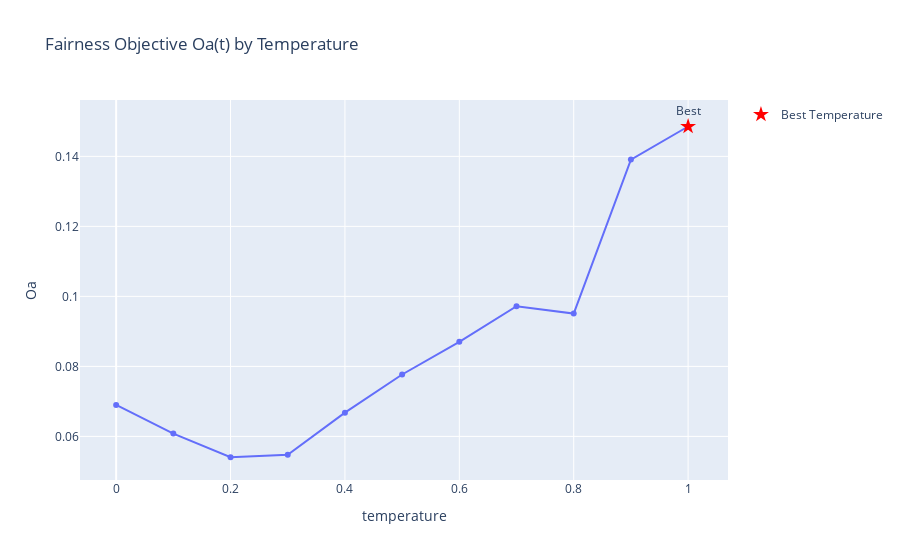

Notebook source saved alongside this figure:
### Code cell
import pandas as pd
import glob
import os
import plotly.express as px

# Path to your CSV files
data_path = "/Users/jtsiros93/Documents/llm_bench/week02/Giannis/Thinking.../results/Gpt_Temp"
csv_files = glob.glob(os.path.join(data_path, "*.csv"))

results = []

for file in csv_files:
    df = pd.read_csv(file)

    # Extract temperature: last part before ".csv"
    fname = os.path.splitext(os.path.basename(file))[0]
    try:
        temperature = float(fname.split("_")[-1])
    except ValueError:
        continue  # skip if parsing fails

    model = "GPT"

    mean_score = df["Normalized"].mean()

    results.append({
        "temperature": temperature,
        "model": model,
        "mean_score": mean_score
    })

# Make DataFrame
perf_data = pd.DataFrame(results)

# Group across models (in your case only GPT, but kept for consistency)
summary = perf_data.groupby("temperature").agg(
    mean_M=("mean_score", "mean"),
    std_D=("mean_score", "std")
).reset_index()

# Fairness objective
a = 1.0  # adjust trade-off factor as needed
summary["Oa"] = summary["mean_M"] - a * summary["std_D"]

# Best temperature
best_row = summary.loc[summary["Oa"].idxmax()]
print("Best temperature based on Oa(t):", best_row["temperature"])
print(best_row)

# --- Plotly interactive plot ---
fig = px.line(
    summary,
    x="temperature",
    y="Oa",
    title="Fairness Objective Oa(t) by Temperature",
    markers=True
)

# Highlight the best point
fig.add_scatter(
    x=[best_row["temperature"]],
    y=[best_row["Oa"]],
    mode="markers+text",
    marker=dict(color="red", size=12, symbol="star"),
    text=["Best"],
    textposition="top center",
    name="Best Temperature"
)

fig.show()

### Figure 1 — Plotly figure (JSON) as saved in the notebook; plotly's stock layout.template omitted (floating-point values rounded to 4 significant figures)
{"data": [{"hovertemplate": "temperature=%{x}<br>Oa=%{y}<extra></extra>", "legendgroup": "", "line": {"color": "#636efa", "dash": "solid"}, "marker": {"symbol": "circle"}, "mode": "lines+markers", "name": "", "orientation": "v", "showlegend": false, "type": "scatter", "x": [0.0, 0.1, 0.2, 0.3, 0.4, 0.5, 0.6, 0.7, 0.8, 0.9, 1.0], "xaxis": "x", "y": [0.06897, 0.06079, 0.05404, 0.05476, 0.06678, 0.07768, 0.08701, 0.0972, 0.09509, 0.1391, 0.1485], "yaxis": "y"}, {"marker": {"color": "red", "size": 12, "symbol": "star"}, "mode": "markers+text", "name": "Best Temperature", "text": ["Best"], "textposition": "top center", "type": "scatter", "x": [1], "y": [0.1485]}], "layout": {"legend": {"tracegroupgap": 0}, "title": {"text": "Fairness Objective Oa(t) by Temperature"}, "xaxis": {"anchor": "y", "domain": [0, 1], "title": {"text": "temperature"}}, "yaxis": {"anchor": "x", "domain": [0, 1], "title": {"text": "Oa"}}}}
